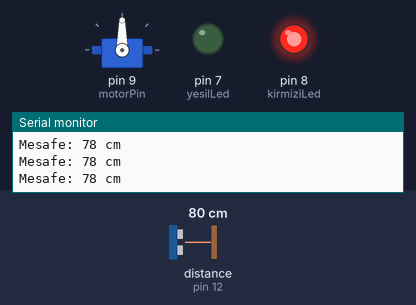
The sketch below on a simulated Arduino Uno, built with avr-gcc and run on an emulated ATmega328P. Shown: servo, output pins drawn as LEDs (lit = HIGH), the last lines printed to the serial monitor. Wiring (inferred from the names in the program): ultrasonic range finder: trigger pin 11; echo pin 12. Inputs (shaded band) come from the test bench; at power-on: distance to the obstacle (sensor on pin 12) 80 cm. The echo pulse lasts 58.3 µs per cm; pins used as bus, display or sensor lines are not drawn.

Above: at 1.2 s.
1.3 s: distance to the obstacle (sensor on pin 12) set to 12 cm
2.8 s: distance to the obstacle (sensor on pin 12) set to 9 cm
At 3.1 s:
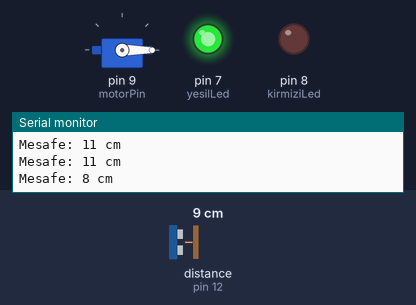
4.3 s: distance to the obstacle (sensor on pin 12) set to 18 cm
At 6.8 s:
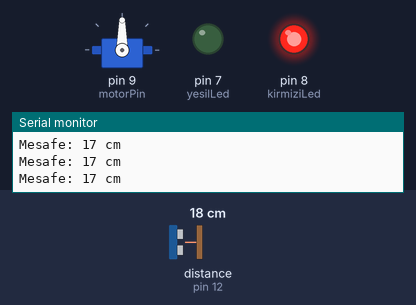
7.3 s: distance to the obstacle (sensor on pin 12) set to 2 cm
At 8.6 s:
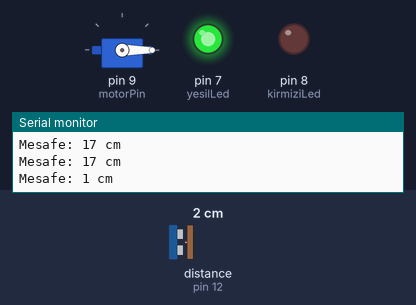
Timing chart, 0 to 9.8 s (numbered marks = the images above; inputs shaded):
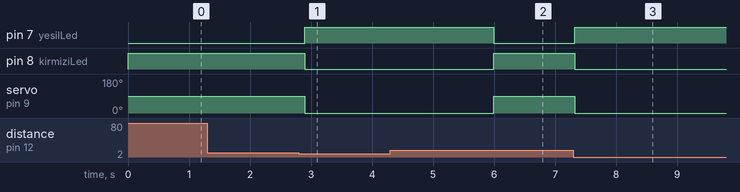

Measured:
- the behaviour switches between 11 and 10 cm on distance to the obstacle (sensor on pin 12) (found by bisection; images 0 and 1)
- after the input at 2.8 s, pin 7 (yesilLed): LOW → HIGH after 0.10 s; pin 8 (kirmiziLed): HIGH → LOW after 0.10 s; servo on pin 9 (motorPin): 90° → 0° after 0.10 s
- after the input at 4.3 s, pin 7 (yesilLed): HIGH → LOW after 1.7 s; pin 8 (kirmiziLed): LOW → HIGH after 1.7 s; servo on pin 9 (motorPin): 0° → 90° after 1.7 s
- after the input at 7.3 s, pin 7 (yesilLed): LOW → HIGH at once; pin 8 (kirmiziLed): HIGH → LOW at once; servo on pin 9 (motorPin): 90° → 0° at once

The sketch:

Otomatik_kapi.ino
```cpp
#include <Servo.h> // Servo motor kütüphanesini dahil ediyoruz

Servo bariyerMotoru; // Motorumuza bir isim veriyoruz

// Pin Tanımlamaları
int trigPin = 11;
int echoPin = 12;
int motorPin = 9;
int kirmiziLed = 8; // Kırmızı LED'i 8. pine tanımlıyoruz
int yesilLed = 7;    // Yeşil LED'i 7. pine tanımlıyoruz


// Bariyerin fiziksel duruşuna göre bu açıları değiştirebilirsin
int kapaliAci = 90; // Bariyerin inik (yatay) olduğu derece
int acikAci = 0;    // Bariyerin kalkık (dikey) olduğu derece


// Mesafe ölçümü için değişkenler
long sure;
int mesafe;

void setup() {
  // Sensör pinleri
  pinMode(trigPin, OUTPUT); // Ses dalgasını gönderen ağız
  pinMode(echoPin, INPUT);  // Yankıyı duyan kulak

  // LED pinleri
  pinMode(kirmiziLed, OUTPUT); // Kırmızı LED'i çıkış olarak ayarla
  pinMode(yesilLed, OUTPUT);    // Yeşil LED'i çıkış olarak ayarla

  // Motorumuzu 9. pine bağlıyoruz
  bariyerMotoru.attach(motorPin);

  // Sistem ilk açıldığında bariyer inik olsun ve kırmızı LED yansın
  bariyerMotoru.write(kapaliAci);
  digitalWrite(kirmiziLed, HIGH); // Kırmızı LED'i yak
  digitalWrite(yesilLed, LOW);    // Yeşil LED'i söndür

  // Arıza tespiti için bilgisayara haberleşme başlatıyoruz
  Serial.begin(9600);
}

void loop() {
  // --- 1. AŞAMA: MESAFEYİ ÖLÇME ---

  // Sensörü temizleyip yeni bir ses dalgası gönderiyoruz
  digitalWrite(trigPin, LOW);
  delayMicroseconds(2);
  digitalWrite(trigPin, HIGH);
  delayMicroseconds(10);
  digitalWrite(trigPin, LOW);

  // Dönen dalganın süresini hesaplıyoruz
  sure = pulseIn(echoPin, HIGH);

  // Süreyi santimetreye çeviren standart fizik formülü (Sesin havadaki hızı)
  mesafe = sure * 0.034 / 2;

  // Bilgisayardan anlık mesafeyi görebilmek için yazdırıyoruz (Araçlar > Seri Port Ekranı)
  Serial.print("Mesafe: ");
  Serial.print(mesafe);
  Serial.println(" cm");

  // --- 2. AŞAMA: BEYİN VE KARAR MEKANİZMASI ---

  // Eğer araç 10 cm'den daha yakına gelirse bariyeri aç
  if (mesafe > 0 && mesafe < 10) {
    digitalWrite(kirmiziLed, LOW);   // Kırmızı LED'i söndür
    digitalWrite(yesilLed, HIGH);   // Yeşil LED'i yak
    bariyerMotoru.write(acikAci);   // Bariyeri kaldır
    delay(3000);                    // Arabanın geçmesi için 3 saniye bekle
  }
  // Araç yoksa veya uzaklaştıysa bariyeri kapalı tut
  else {
    digitalWrite(kirmiziLed, HIGH);  // Kırmızı LED'i yak
    digitalWrite(yesilLed, LOW);     // Yeşil LED'i söndür
    bariyerMotoru.write(kapaliAci);  // Bariyeri indir
  }

  delay(100); // Sistemin çok yorulmaması için iki ölçüm arası minik bir mola
}
```
